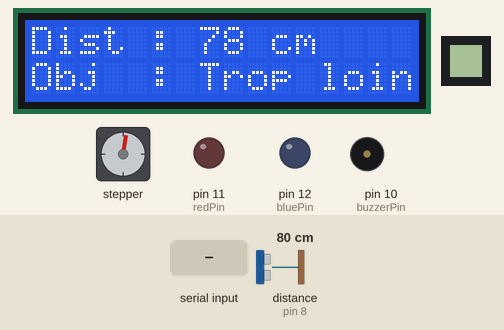
Simulated run of this sketch. Board: Arduino Uno, built with avr-gcc and run on an emulated ATmega328P. Shown: 16×2 character LCD, 8×8 one-colour display, stepper motor, output pins drawn as LEDs (lit = HIGH), buzzer (waves = sounding). Wiring (inferred from the names in the program): ultrasonic range finder: trigger pin 9; echo pin 8. Inputs (shaded band) come from the test bench; at power-on: distance to the obstacle (sensor on pin 8) 80 cm. The echo pulse lasts 58.3 µs per cm; stepper angles assume 2048 steps per turn; pins used as bus, display or sensor lines are not drawn; what the sketch prints to the serial monitor is not drawn.

Above: at 3.36 s.
3.4 s: "testAlarm\n" received over Serial
At 4.0 s:
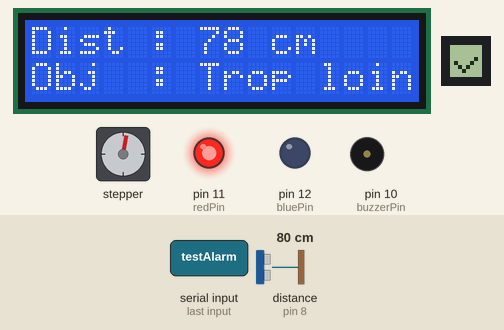
5.1 s: distance to the obstacle (sensor on pin 8) set to 65 cm
At 6.66 s:
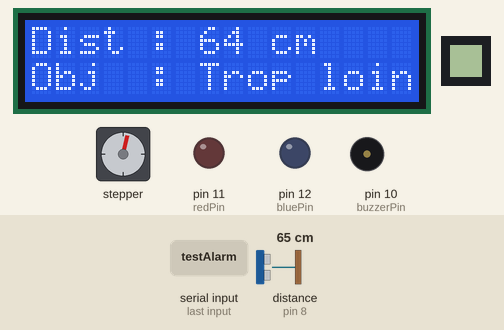
8.0 s: distance to the obstacle (sensor on pin 8) set to 57 cm
At 8.6 s:
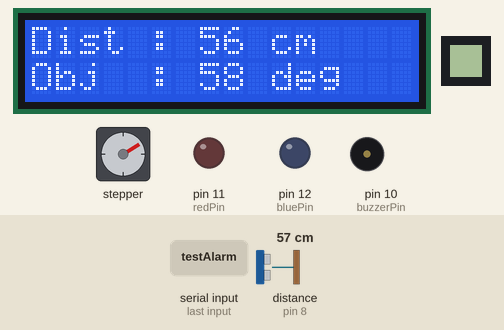
9.7 s: "gDist\n" received over Serial
At 10.9 s:
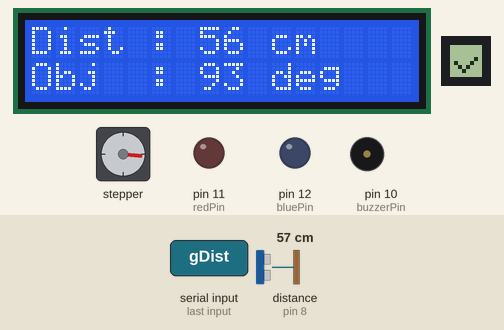
11.2 s: distance to the obstacle (sensor on pin 8) set to 33 cm
14.2 s: distance to the obstacle (sensor on pin 8) set to 27 cm
At 15.93 s:
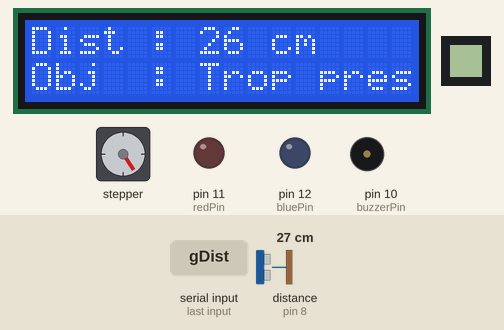
Timing chart, 0 to 16.9 s (numbered marks = the images above; inputs shaded):
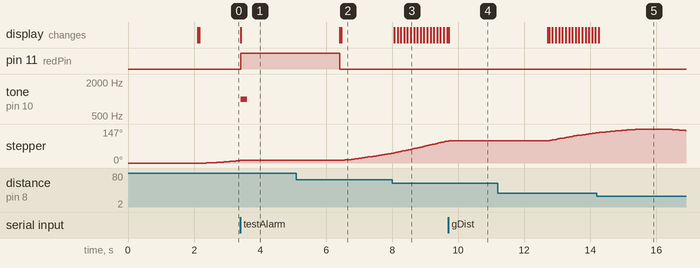

The sketch:

labo_05.ino
```cpp
#include <Wire.h>
#include <LiquidCrystal_I2C.h>
#include <AccelStepper.h>
#include <U8g2lib.h>

//Classes pour refactorisation
#include "ViseurAutomatique.h"
#include "Alarm.h"

#define MOTOR_INTERFACE_TYPE 4

//LCD
LiquidCrystal_I2C lcd(0x27, 16, 2);
unsigned long previousLcdMillis = 0;
const unsigned long lcdInterval = 100;

U8G2_MAX7219_8X8_F_4W_SW_SPI u8g2(U8G2_R0, 30, 34, 32, U8X8_PIN_NONE);

const int trigPin = 9;
const int echoPin = 8;
long duration;
float distanceCm;
unsigned long previousDistMillis = 0;
const unsigned long distInterval = 50;

//Distances limites
unsigned int shorterDistance = 30;
unsigned int longerDistance = 60;

//Info labo
const String numDA = "6291623";
const String laboName = "Labo 6";

#define IN_1 4
#define IN_2 5
#define IN_3 6
#define IN_4 7

// Moteur pas à pas
const int stepsPerRevolution = 2048;
const int minAngle = 10;
const int maxAngle = 170;

// Alarm et LED RGB
const int buzzerPin = 10;
const int redPin = 11;
const int bluePin = 12;
const unsigned long gyroToggleInterval = 100;
const unsigned long gyroToggleTime = 3000;
int minDistanceGyro = 15;

bool limitsAreValid = true;
const int symbolsDelay = 3000;
const int lcdDelay = 2000;

ViseurAutomatique visor(IN_1, IN_2, IN_3, IN_4, distanceCm);
Alarm alarm(redPin, 0, bluePin, buzzerPin, distanceCm);

//Setup
void setup() {
  Serial.begin(9600);
  lcd.begin(16, 2);
  pinMode(trigPin, OUTPUT);
  pinMode(echoPin, INPUT);

  lcd.clear();
  lcdStartup();

  u8g2.begin();
  u8g2.setFont(u8g2_font_open_iconic_check_1x_t);

  visor.setAngleMin(minAngle);
  visor.setAngleMax(maxAngle);
  visor.setPasParTour(stepsPerRevolution);
  visor.setDistanceMinSuivi(shorterDistance);
  visor.setDistanceMaxSuivi(longerDistance);
  visor.activer();

  alarm.setColourA(255, 0, 0);
  alarm.setColourB(0, 0, 255);
  alarm.setVariationTiming(gyroToggleInterval);
  alarm.setDistance(minDistanceGyro);
  alarm.setTimeout(gyroToggleTime);
}

//Fonction démarrage pour LCD
void lcdStartup() {
  lcd.backlight();
  lcd.setCursor(0, 0);
  lcd.print(numDA);
  lcd.setCursor(0, 1);
  lcd.print(laboName);
  delay(lcdDelay);
}

//Fonction pour la distance
void distTask() {
  if (millis() - previousDistMillis >= distInterval) {
    previousDistMillis = millis();

    digitalWrite(trigPin, LOW);
    delayMicroseconds(2);
    digitalWrite(trigPin, HIGH);
    delayMicroseconds(10);
    digitalWrite(trigPin, LOW);

    duration = pulseIn(echoPin, HIGH);
    distanceCm = duration * 0.034 / 2;
  }
}

//Fonction pour le LCD
void lcdTask() {
  if (millis() - previousLcdMillis >= lcdInterval) {
    previousLcdMillis = millis();

    lcd.clear();
    lcd.setCursor(0, 0);
    lcd.print("Dist : ");
    lcd.print((int)distanceCm);
    lcd.print(" cm");

    lcd.setCursor(0, 1);

    if (distanceCm <= shorterDistance) {
      lcd.print("Obj  : Trop pres");
    } else if (distanceCm >= longerDistance) {
      lcd.print("Obj  : Trop loin");
    } else {
      lcd.print("Obj  : ");
      lcd.print((int)visor.getAngle());
      lcd.print(" deg");
    }
  }
}

//Fonction pour commande serial monitor
void parseCommand(const String& input, String& command, String& arg1, String& arg2) {
  int i1 = input.indexOf(';');
  int i2 = input.indexOf(';', i1 + 1);

  if (i1 == -1) {
    command = input;
    return;
  }

  command = input.substring(0, i1);
  if (i2 != -1) {
    arg1 = input.substring(i1 + 1, i2);
    arg2 = input.substring(i2 + 1);
  } else {
    arg1 = input.substring(i1 + 1);
  }
}

//Fonction pour le serial monitor
void serialTask() {
  if (Serial.available()) {
    String input = Serial.readStringUntil('\n');
    input.trim();
    String command, arg1 ,arg2;
    parseCommand(input, command, arg1, arg2);

    if (input.equalsIgnoreCase("gDist")) {
      Serial.println((int)distanceCm);
      showConfirmationSymbol();
      return;

    } else if (command == "cfg" && arg1 == "alm") {
      minDistanceGyro = arg2.toInt();
      alarm.setDistance(minDistanceGyro);
      Serial.println("Configure la distance de détection de l'alarme à " + String(minDistanceGyro) + " cm");
      showConfirmationSymbol();

    } else if (command == "cfg" && (arg1 == "lim_inf" || arg1 == "lim_sup")) {
      int val = arg2.toInt();

      if (arg1 == "lim_inf") {
        if (val >= longerDistance) {
          Serial.println("Erreur - Limite inférieure >= limite supérieure");
          showForbiddenSymbol();
          limitsAreValid = false;
        } else {
          shorterDistance = val;
          visor.setDistanceMinSuivi(shorterDistance);
          Serial.println("Limite inférieure définie à " + String(val) + " cm");
          showConfirmationSymbol();
          limitsAreValid = true;
        }

      } else if (arg1 == "lim_sup") {
        if (val <= shorterDistance) {
          Serial.println("Erreur - Limite supérieure <= limite inférieure");
          showForbiddenSymbol();
          limitsAreValid = false;
        } else {
          longerDistance = val;
          visor.setDistanceMaxSuivi(longerDistance);
          Serial.println("Limite supérieure définie à " + String(val) + " cm");
          showConfirmationSymbol();
          limitsAreValid = true;
        }
      }

    } else if (input.equalsIgnoreCase("testAlarm")) {
      alarm.test();
      Serial.println("Test de l'alarme lancé !");
      showConfirmationSymbol();

    } else if (command == "alm" && arg1 == "on") {
      alarm.turnOn();
      Serial.println("Alarme activée.");
      showConfirmationSymbol();

    } else if (command == "alm" && arg1 == "off") {
      alarm.turnOff();
      Serial.println("Alarme désactivée.");
      showConfirmationSymbol();

    } else {
      showErrorSymbol();
    }
  }
}


void showConfirmationSymbol() {
  u8g2.clearBuffer();
  u8g2.drawLine(1, 4, 3, 6);
  u8g2.drawLine(3, 6, 6, 3);
  u8g2.sendBuffer();
  delay(symbolsDelay);
  u8g2.clear();
}

void showErrorSymbol() {
  u8g2.clearBuffer();
  u8g2.drawLine(1, 1, 6, 6);
  u8g2.drawLine(6, 1, 1, 6);
  u8g2.sendBuffer();
  delay(symbolsDelay);
  u8g2.clear();
}

void showForbiddenSymbol() {
  u8g2.clearBuffer();
  u8g2.drawCircle(3, 3, 3, U8G2_DRAW_ALL);
  u8g2.drawLine(1, 5, 5, 1);
  u8g2.sendBuffer();
  delay(symbolsDelay);
  u8g2.clear();
}

void loop() {
  distTask();
  visor.update();
  alarm.update();
  lcdTask();
  serialTask();
}
```

Alarm.cpp
```cpp
// Alarm.cpp

#include "Alarm.h"

Alarm::Alarm(int rPin, int gPin, int bPin, int buzzerPin, float& distancePtr)
  : _rPin(rPin), _gPin(gPin), _bPin(bPin), _buzzerPin(buzzerPin), _distance(&distancePtr) {
    pinMode(_rPin, OUTPUT);
    pinMode(_gPin, OUTPUT);
    pinMode(_bPin, OUTPUT);
    pinMode(_buzzerPin, OUTPUT);
    _setRGB(0, 0, 0);
}

void Alarm::update() {
    _currentTime = millis();

    switch (_state) {
        case OFF: _offState(); break;
        case WATCHING: _watchState(); break;
        case ON: _onState(); break;
        case TESTING: _testingState(); break;
    }
}

void Alarm::setColourA(int r, int g, int b) {
    _colA[0] = r; _colA[1] = g; _colA[2] = b;
}

void Alarm::setColourB(int r, int g, int b) {
    _colB[0] = r; _colB[1] = g; _colB[2] = b;
}

void Alarm::setVariationTiming(unsigned long ms) {
    _variationRate = ms;
}

void Alarm::setDistance(float d) {
    _distanceTrigger = d;
}

float Alarm::getDistance() const {
    return *_distance;
}

void Alarm::setTimeout(unsigned long ms) {
    _timeoutDelay = ms;
}

void Alarm::turnOff() {
    _turnOffFlag = true;
}

void Alarm::turnOn() {
    _turnOnFlag = true;
}

void Alarm::test() {
    _state = TESTING;
    _testStartTime = millis();
    _setRGB(255, 0, 0);
    tone(_buzzerPin, buzzerTone1, buzzerTone2);
}

AlarmState Alarm::getState() const {
    return _state;
}

// --- Méthodes internes ---

void Alarm::_setRGB(int r, int g, int b) {
    analogWrite(_rPin, r);
    if (_gPin != 0) analogWrite(_gPin, g);
    analogWrite(_bPin, b);
}

void Alarm::_turnOff() {
    _setRGB(0, 0, 0);
    noTone(_buzzerPin);
}

void Alarm::_offState() {
    _turnOff();
    if (_turnOnFlag) {
        _turnOnFlag = false;
        _state = WATCHING;
    }
}

void Alarm::_watchState() {
    _turnOff();
    if (_distance && (*_distance <= _distanceTrigger)) {
        _state = ON;
        _lastDetectedTime = _currentTime;
    }
    if (_turnOffFlag) {
        _turnOffFlag = false;
        _state = OFF;
    }
}

void Alarm::_onState() {
    if (_currentTime - _lastUpdate >= _variationRate) {
        _lastUpdate = _currentTime;
        _currentColor = !_currentColor;
        if (_currentColor) _setRGB(_colA[0], _colA[1], _colA[2]);
        else _setRGB(_colB[0], _colB[1], _colB[2]);
    }
    tone(_buzzerPin, buzzerTone1, buzzerTone2);

    if (_distance && (*_distance > _distanceTrigger)) {
        if (_currentTime - _lastDetectedTime >= _timeoutDelay) {
            _state = WATCHING;
            _turnOff();
        }
    } else {
        _lastDetectedTime = _currentTime;
    }

    if (_turnOffFlag) {
        _turnOffFlag = false;
        _state = OFF;
    }
}

void Alarm::_testingState() {
    if (_currentTime - _testStartTime < secDelay) {
        _setRGB(255, 0, 0);
        tone(_buzzerPin, buzzerTone1, buzzerTone2);
    } else {
        _state = OFF;
        _turnOff();
    }
}
```

Alarm.h
```cpp
// Alarm.h

#pragma once

#include <Arduino.h>

const int buzzerTone1 = 1000;
const int buzzerTone2 = 200;

const int secDelay = 3000;

enum AlarmState {
    OFF,
    WATCHING,
    ON,
    TESTING
};

class Alarm {
  public:
    Alarm(int rPin, int gPin, int bPin, int buzzerPin, float& distancePtr);

    void update();

    void setColourA(int r, int g, int b);
    void setColourB(int r, int g, int b);

    void setVariationTiming(unsigned long ms);
    void setDistance(float d);
    float getDistance() const;
    void setTimeout(unsigned long ms);

    void turnOff();
    void turnOn();
    void test();

    AlarmState getState() const;

  private:
    // Broches
    int _rPin, _gPin, _bPin, _buzzerPin;

    unsigned long _currentTime = 0;

    int _colA[3] = {255, 0, 0};
    int _colB[3] = {0, 0, 255};
    bool _currentColor = false;

    float* _distance;
    float _distanceTrigger = 10.0;

    unsigned long _variationRate = 500;
    unsigned long _timeoutDelay = 3000;
    unsigned long _lastUpdate = 0;
    unsigned long _lastDetectedTime = 0;
    unsigned long _testStartTime = 0;

    AlarmState _state = OFF;

    bool _turnOnFlag = false;
    bool _turnOffFlag = false;

    void _setRGB(int r, int g, int b);
    void _turnOff();
    void _offState();
    void _watchState();
    void _onState();
    void _testingState();
};
```

ViseurAutomatique.cpp
```cpp
#include "ViseurAutomatique.h"

ViseurAutomatique::ViseurAutomatique(int p1, int p2, int p3, int p4, float& distanceRef)
  : _stepper(AccelStepper::FULL4WIRE, p1, p3, p2, p4), _distance(distanceRef) {
    _stepper.setMaxSpeed(500);
    _stepper.setAcceleration(100);
}

void ViseurAutomatique::update() {
    _currentTime = millis();
    switch (_etat) {
        case INACTIF: _inactifState(_currentTime); break;
        case SUIVI: _suiviState(_currentTime); break;
        case REPOS: _reposState(_currentTime); break;
    }
}

void ViseurAutomatique::setAngleMin(float angle) {_angleMin = angle;}
void ViseurAutomatique::setAngleMax(float angle) {_angleMax = angle;}
void ViseurAutomatique::setPasParTour(int steps) {_stepsPerRev = steps;}
void ViseurAutomatique::setDistanceMinSuivi(float distanceMin) {_distanceMinSuivi = distanceMin;}
void ViseurAutomatique::setDistanceMaxSuivi(float distanceMax) {_distanceMaxSuivi = distanceMax;}

float ViseurAutomatique::getAngle() const {
    long currentStep = _stepper.currentPosition();
    return (float)currentStep * 360.0 / _stepsPerRev;
}

void ViseurAutomatique::activer() {_etat = REPOS;}
void ViseurAutomatique::desactiver() {_etat = INACTIF;}

const char* ViseurAutomatique::getEtatTexte() const {
    switch (_etat) {
        case INACTIF: return "INACTIF";
        case SUIVI: return "SUIVI";
        case REPOS: return "REPOS";
        default: return "INCONNU";
    }
}

void ViseurAutomatique::_inactifState(unsigned long) {
}

void ViseurAutomatique::_suiviState(unsigned long) {
    if (_distance >= _distanceMinSuivi && _distance <= _distanceMaxSuivi) {
        float mappedAngle = map(_distance, _distanceMinSuivi, _distanceMaxSuivi, _angleMin, _angleMax);
        long targetStep = _angleEnSteps(mappedAngle);
        _stepper.moveTo(targetStep);
        _stepper.run();
    } else {
        _etat = REPOS;
    }
}

void ViseurAutomatique::_reposState(unsigned long) {
    if (_distance >= _distanceMinSuivi && _distance <= _distanceMaxSuivi) {
        _etat = SUIVI;
    } else {
        float middleAngle = (_angleMin + _angleMax) / 2.0;
        long middleStep = _angleEnSteps(middleAngle);
        _stepper.moveTo(middleStep);
        _stepper.run();
    }
}

long ViseurAutomatique::_angleEnSteps(float angle) const {
    angle = constrain(angle, _angleMin, _angleMax);
    return (long)(angle * _stepsPerRev / 360.0);
}
```

ViseurAutomatique.h
```cpp
// ViseurAutomatique.h

#pragma once

#include <AccelStepper.h>

enum EtatViseur {
    INACTIF,
    SUIVI,
    REPOS
};

class ViseurAutomatique {
  public:
    ViseurAutomatique(int p1, int p2, int p3, int p4, float& distanceRef);

    void update();

    void setAngleMin(float angle);
    void setAngleMax(float angle);
    void setPasParTour(int steps);
    void setDistanceMinSuivi(float distanceMin);
    void setDistanceMaxSuivi(float distanceMax);

    float getAngle() const;

    void activer();
    void desactiver();

    const char* getEtatTexte() const;

  private:
    AccelStepper _stepper;
    unsigned long _currentTime = 0;
    float& _distance;

    float _angleMin = 0.0;
    float _angleMax = 180.0;
    int _stepsPerRev = 2048;

    float _distanceMinSuivi = 30.0;
    float _distanceMaxSuivi = 60.0;

    EtatViseur _etat = INACTIF;

    void _inactifState(unsigned long);
    void _suiviState(unsigned long);
    void _reposState(unsigned long);
    long _angleEnSteps(float angle) const;
};
```

Measured:
- the behaviour switches between 61 and 60 cm on distance to the obstacle (sensor on pin 8) (found by bisection; images 2 and 3)
- the behaviour switches between 31 and 30 cm on distance to the obstacle (sensor on pin 8) (found by bisection; images 4 and 5)
- after the input at 3.4 s, pin 11 (redPin): LOW → HIGH at once; tone on pin 10 (buzzerPin): silent → 1000 Hz at once, → silent 0.20 s later; stepper: stops changing and stays 11°; the display: changes at once (image 1)
- after the input at 8.0 s, the display: first changes after 0.06 s (image 3 shows a later state)
- after the input at 9.7 s, stepper: goes on until 9.7 s, then stays 96°; the display: changes at once (image 4)
- after the input at 14.2 s, the display: changes after 0.06 s (image 5)
- by itself, stepper: keeps turning clockwise at about 11°/s
